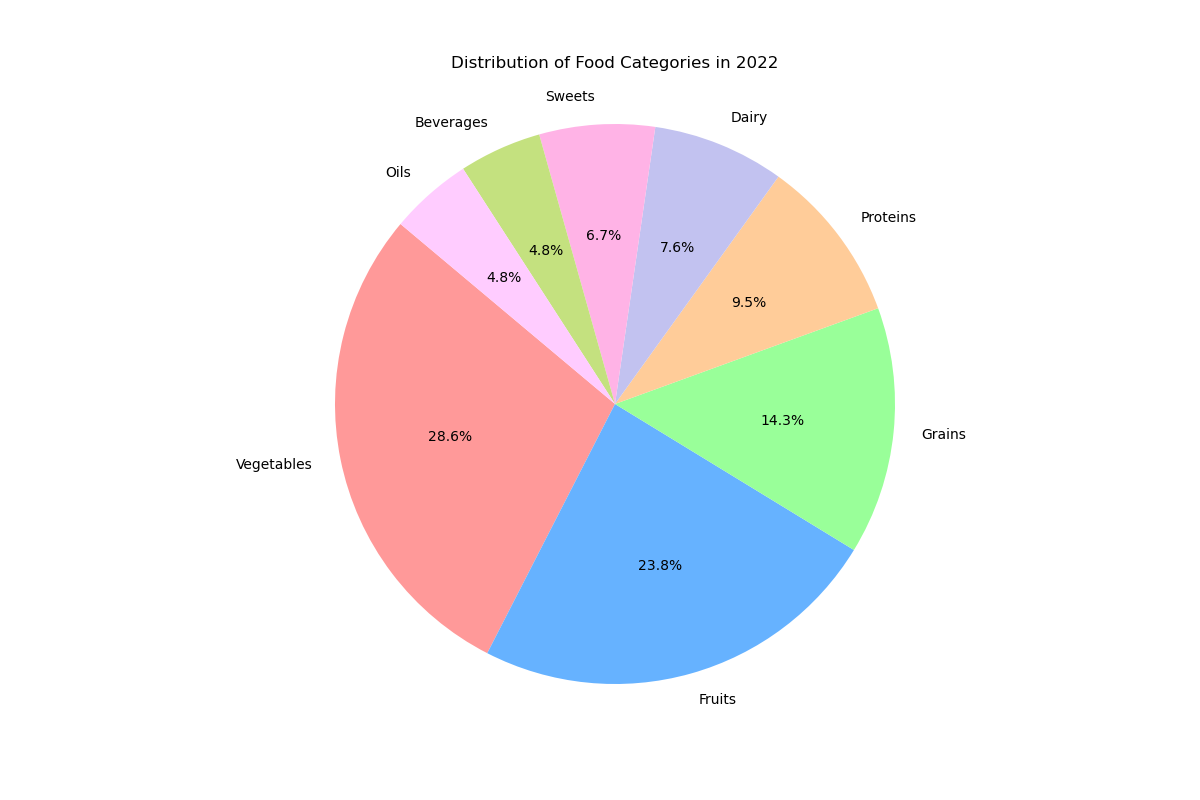

Here is the Python script that generated this plot:

import matplotlib.pyplot as plt

# Data
categories = ['Vegetables', 'Fruits', 'Grains', 'Proteins', 'Dairy', 'Sweets', 'Beverages', 'Oils']
percentages = [30, 25, 15, 10, 8, 7, 5, 5]
colors = ['#ff9999', '#66b2ff', '#99ff99', '#ffcc99', '#c2c2f0', '#ffb3e6', '#c4e17f', '#ffccff']

# Plotting the pie chart
fig, ax = plt.subplots(figsize=(12, 8))
ax.pie(percentages, labels=categories, autopct='%1.1f%%', startangle=140, colors=colors)
ax.axis('equal')  # Equal aspect ratio ensures that pie is drawn as a circle.

# Setting the title
plt.title("Distribution of Food Categories in 2022", pad=20)

# Display the chart
plt.show()
